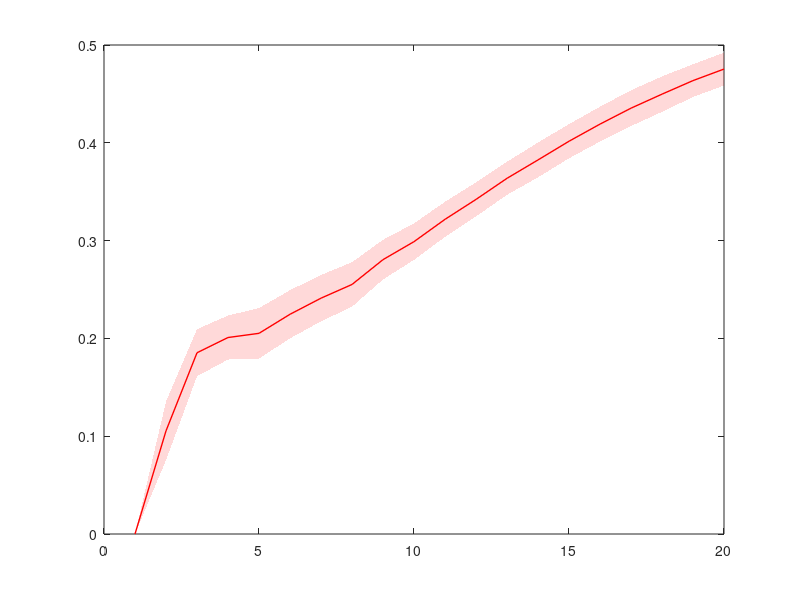

Here is the MATLAB script that generated this plot: (Note: this script raises an error after producing the figure.)
clear;
clc;
close all;

degree = 20;

load('FigS4C.mat', 'ConcavityMatrix');

Conc_avg_1 = mean(ConcavityMatrix);
Conc_std_1 = std(ConcavityMatrix,0,1);

figure,
x = 1:degree;
y = Conc_avg_1;

upper_bound = y + Conc_std_1;
lower_bound = y - Conc_std_1;

fill([x, fliplr(x)], [upper_bound, fliplr(lower_bound)], 'r', 'FaceAlpha', 0.15, 'EdgeAlpha', 0); hold on;

plot(x,y, 'r', 'LineWidth',1);

hold off; % Release the plot

XTickPositions = 0:2:20;
YTickPositions = 0:0.1:0.6;

XLimits = [0 20];
YLimits = [0 0.55];

[YTicksStrs] = tickLabelAlternated(YTickPositions);
[XTicksStrs] = tickLabelAlternated(XTickPositions);

set(gca,'XTick',XTickPositions);
set(gca,'YTick',YTickPositions);

set(gca,'XLim',XLimits);
set(gca,'YLim',YLimits);

set(gca,'XTickLabel',XTicksStrs);
set(gca,'YTickLabel',YTicksStrs);

set(gca,'linewidth',0.25);
set(gca,'TickDir','out');
set(gca, 'fontsize', 8);
box('off')

xlabel('Spherical harmonic degree (adim.)', 'FontSize', 8);
ylabel('Negative curvature area (norm.)', 'FontSize', 8);

h = gca;

set(gca,'ticklength',1.25*get(gca,'ticklength'));

set(gca,'LooseInset',get(gca,'TightInset'));
set(gca,'linewidth',0.5);
set(gca,'TickDir','out');
set(gca, 'fontsize', 7);
box('off')
h.YAxis.FontSize = 7;

hfig = gcf;

BoxDim = [3.22, 1.42]; 
BoxPos = [1, 1, BoxDim(1), BoxDim(2)];

haxis = gca;
set(hfig, 'Units', 'inches', ...
    'Color', [1,1,1]);
set(haxis, ...
    'Units'              , 'inches',...
    'Position'           , BoxPos);

pos = get(hfig, 'Position');
outerpos = get(haxis, 'OuterPosition');

outerpos(3) = 3.22;
outerpos(4) = 1.42;
set(haxis, 'OuterPosition',[0, 0, outerpos(3), outerpos(4)]);
set(hfig, 'Position', [pos(1), pos(2), outerpos(3), outerpos(4)]);
set(hfig, 'PaperPositionMode', 'auto');

